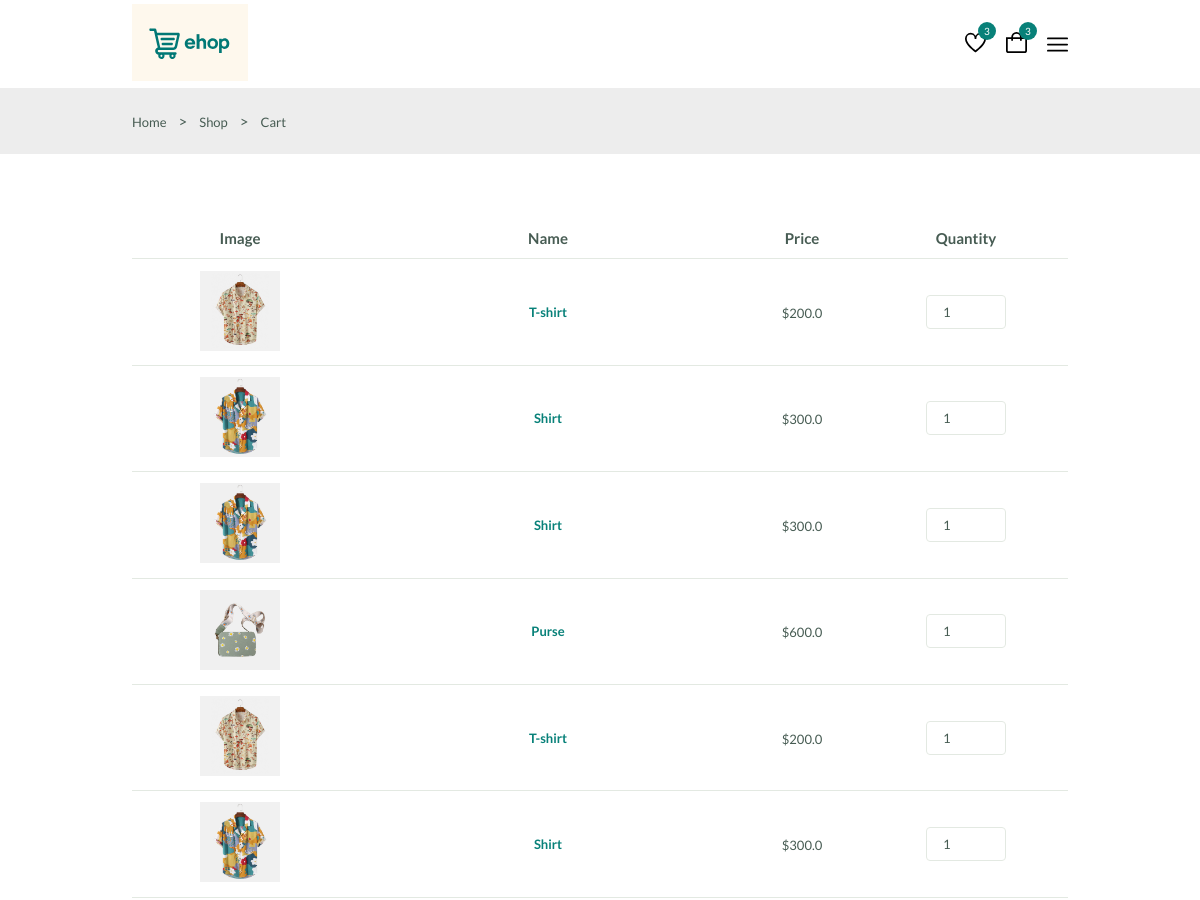
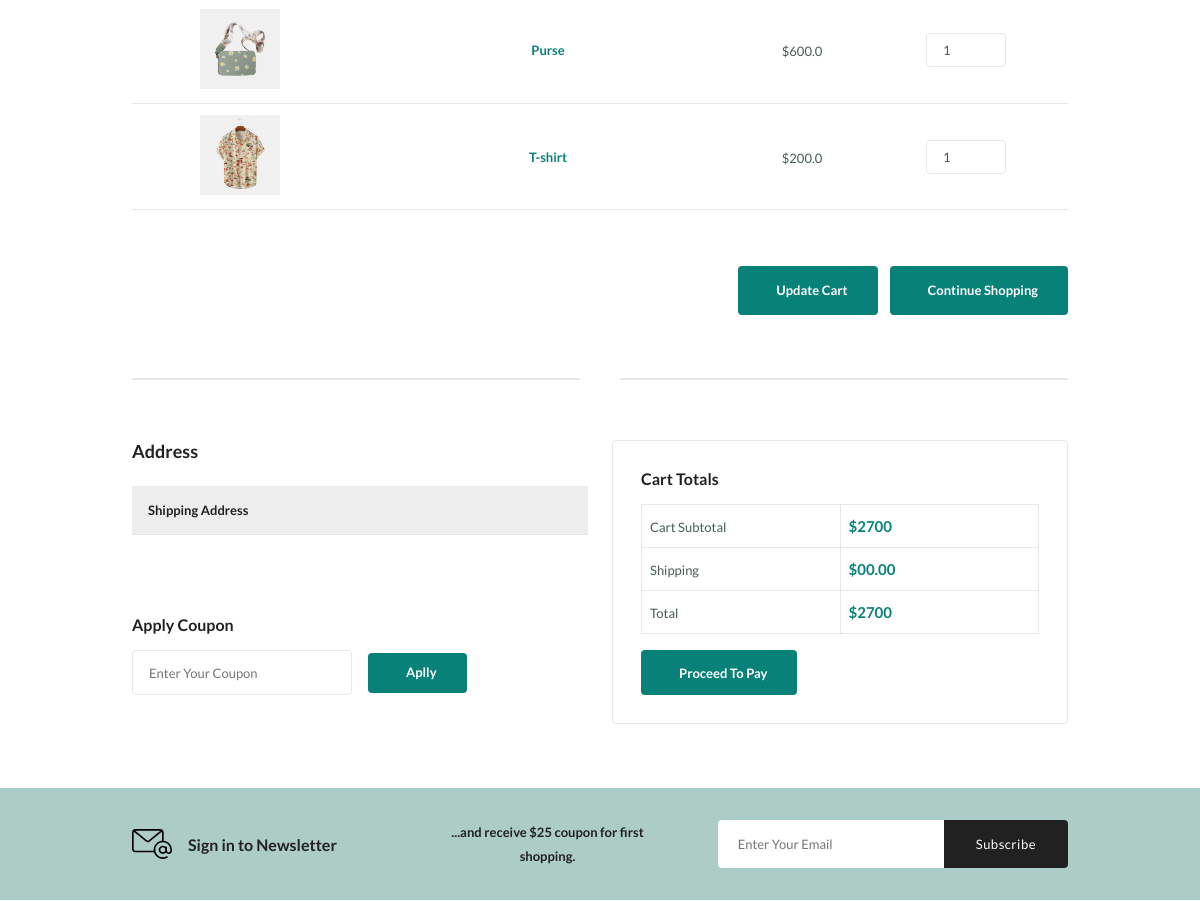
/cart (signed in, upper part), run on an earlier commit of the app's database (2 pictures, top to bottom).
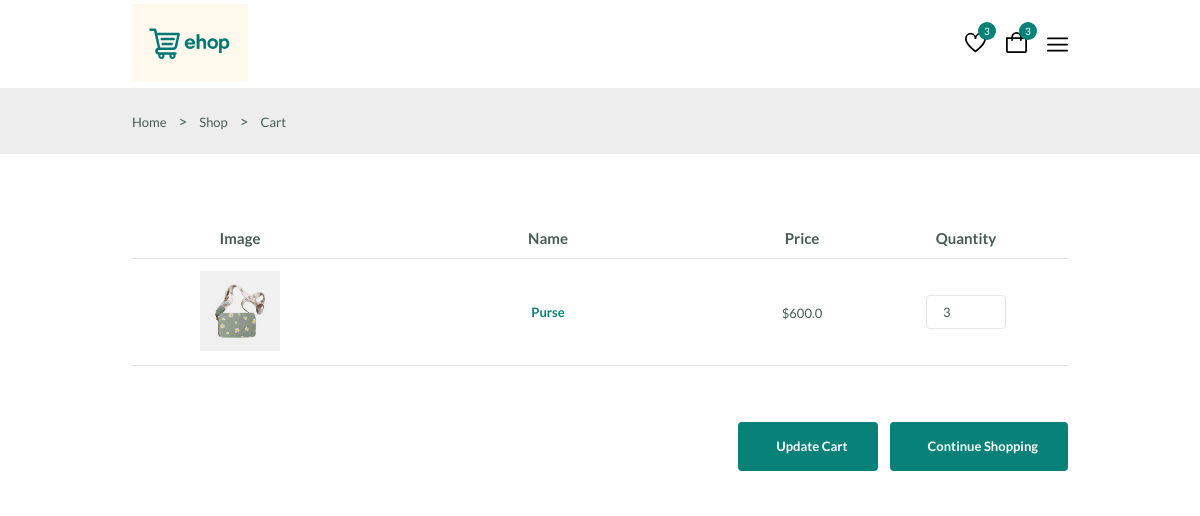
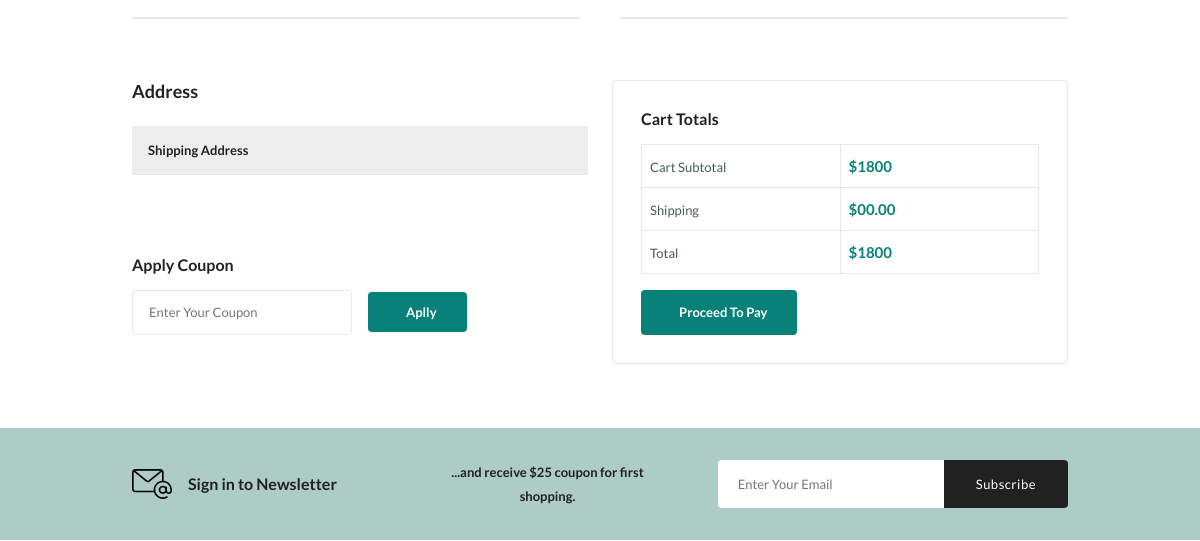
And on a later commit of the database (2 pictures, top to bottom).
### myapp/models.py (models this page shows, shortened)
class Cart(models.Model):
    product = models.ForeignKey(Product,on_delete=models.CASCADE)
    user = models.ForeignKey(User,on_delete=models.CASCADE)
    qty = models.IntegerField()
    def subtotal(self):
        return self.product.price*self.qty

class Product(models.Model):
    category = models.ForeignKey(Category,on_delete=models.CASCADE)
    name = models.CharField(max_length=20)
    price=models.FloatField()
    qty = models.IntegerField()
    description=models.TextField()
    image = models.ImageField(upload_to="prod_img")

### myapp/views.py (the view)
# urls.py: path("cart",cart,name="cart"),
@login_required(login_url="login-register")
def cart(request):
    cartdata = Cart.objects.filter(user=request.user)
    addressdata = Address.objects.filter(user=request.user)
    sum = 0
    for i in cartdata:
       sum+=i.subtotal()
    return render(request,"cart.html",{"cdata":cartdata,"total":int(sum),"address":addressdata})

### myapp/templates/cart.html (shortened to what this page needs)
{%extends 'base.html'%}
{%block main%}
<main class="main">
  <section class="breadcrumb">
    <ul class="breadcrumb__list flex container">
      <li><a href="index.html" class="breadcrumb__link">Home</a></li>
      <li>></li>
      <li><span class="breadcrumb__link">Shop</span></li>
      <li>></li>
      <li><span class="breadcrumb__link">Cart</span></li>
    </ul>
  </section>
  <section class="cart section--lg container">
    <div class="table__container">
      <table class="table">
        <thead>
          <tr>
            <th>Image</th>
            <th>Name</th>
            <th>Price</th>
            <th>Quantity</th>
          </tr>
        </thead>
        <tbody>
          {%for cart in cdata%}
          <tr>
            <td>
              <img src="media/{{cart.product.image}}" alt="" class="table__img" />
            </td>
            <td>
              <h3 class="table__title">
                {{cart.product.name}}
              </h3>
            </td>
            <td>
              <span class="table__price">${{cart.product.price}}</span>
            </td>
            <td><input type="number" value="{{cart.qty}}" class="quantity" onchange="changeqty(value,'{{cart.id}}')" />
            </td>
          </tr>
          {%endfor%}
        </tbody>
      </table>
    </div>
    <div class="cart__actions">
      <a href="#" class="btn flex btn__md">
         Update Cart
      </a>
      <a href="#" class="btn flex btn__md">
         Continue Shopping
      </a>
    </div>
    <div class="divider">
      <i class="fi fi-rs-fingerprint"></i>
    </div>
    <div class="cart__group grid">
      <div>
        <div class="cart__shippinp">
          <h3 class="section__title">Address</h3>
          <h3 class="tab__header">Shipping Address</h3>
          <div class="tab__body">
          </div>
        </div>
        <div class="cart__coupon">
          <h3 class="section__title">Apply Coupon</h3>
          <form action="" class="coupon__form form grid">
            <div class="form__group grid">
              <input type="text" class="form__input" placeholder="Enter Your Coupon" />
              <div class="form__btn">
                <button class="btn flex btn--sm">
                   Aplly
                </button>
              </div>
            </div>
          </form>
        </div>
      </div>
      <div class="cart__total">
        <h3 class="section__title">Cart Totals</h3>
        <table class="cart__total-table">
          <tr>
            <td><span class="cart__total-title">Cart Subtotal</span></td>
            <td><span class="cart__total-price">${{total}}</span></td>
          </tr>
          <tr>
            <td><span class="cart__total-title">Shipping</span></td>
            <td><span class="cart__total-price">$00.00</span></td>
          </tr>
          <tr>
            <td><span class="cart__total-title">Total</span></td>
            <td><span class="cart__total-price">$<span id="amt">{{total}}</span></span></td>
          </tr>
        </table>
        <a id="pay" class="btn flex btn--md">
           Proceed To Pay
        </a>
      </div>
    </div>
  </section>
  <section class="newsletter section">
    <div class="newsletter__container container grid">
      <h3 class="newsletter__title flex">
        <img src="./static/assets/img/icon-email.svg" alt="" class="newsletter__icon" />
        Sign in to Newsletter
      </h3>
      <p class="newsletter__description">
        ...and receive $25 coupon for first shopping.
      </p>
      <form action="" class="newsletter__form">
        <input type="text" placeholder="Enter Your Email" class="newsletter__input" />
        <button type="submit" class="newsletter__btn">Subscribe</button>
      </form>
    </div>
  </section>
</main>
{%endblock%}

What changed in the data, as far as the page shows it:
removed Cart: product.image (picture), product.name "T-shirt", product.price "200.0", qty "1"
removed Cart: product.image (picture), product.name "Shirt", product.price "300.0", qty "1"
removed Cart: product.image (picture), product.name "Shirt", product.price "300.0", qty "1"
removed Cart: product.image (picture), product.name "Purse", product.price "600.0", qty "1"
removed Cart: product.image (picture), product.name "T-shirt", product.price "200.0", qty "1"
removed Cart: product.image (picture), product.name "Shirt", product.price "300.0", qty "1"
removed Cart: product.image (picture), product.name "Purse", product.price "600.0", qty "1"
removed Cart: product.image (picture), product.name "T-shirt", product.price "200.0", qty "1"
added Cart: product.image (picture), product.name "Purse", product.price "600.0", qty "3"
Also different on the page:
{{ total }}: "2700" → "1800"
